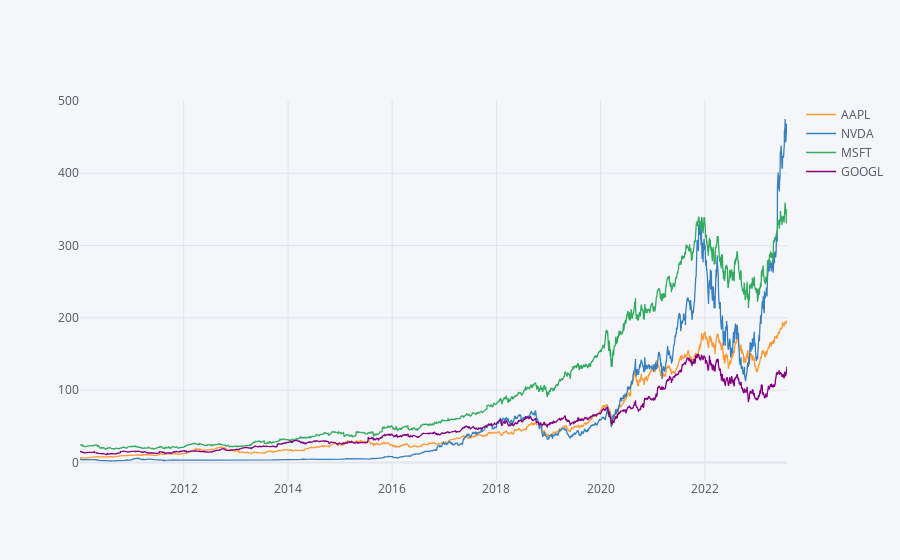

Source (notebook cell):
### Code cell
tech_stocks.xs(key='Close', axis=1, level='Stock Info').iplot()

### Figure 1 — Plotly figure (JSON) as saved in the notebook; plotly's stock layout.template omitted (floating-point values rounded to 4 significant figures; data arrays with more than 128 entries replaced by an {"elided": "..."} marker saying what was removed)
{"data": [{"line": {"color": "rgba(255, 153, 51, 1.0)", "dash": "solid", "shape": "linear", "width": 1.3}, "mode": "lines", "name": "AAPL", "text": "", "type": "scatter", "x": {"elided": "3416 str values"}, "y": {"elided": "3416 float values"}}, {"line": {"color": "rgba(55, 128, 191, 1.0)", "dash": "solid", "shape": "linear", "width": 1.3}, "mode": "lines", "name": "NVDA", "text": "", "type": "scatter", "x": {"elided": "3416 str values"}, "y": {"elided": "3416 float values"}}, {"line": {"color": "rgba(50, 171, 96, 1.0)", "dash": "solid", "shape": "linear", "width": 1.3}, "mode": "lines", "name": "MSFT", "text": "", "type": "scatter", "x": {"elided": "3416 str values"}, "y": {"elided": "3416 float values"}}, {"line": {"color": "rgba(128, 0, 128, 1.0)", "dash": "solid", "shape": "linear", "width": 1.3}, "mode": "lines", "name": "GOOGL", "text": "", "type": "scatter", "x": {"elided": "3416 str values"}, "y": {"elided": "3416 float values"}}], "layout": {"legend": {"bgcolor": "#F5F6F9", "font": {"color": "#4D5663"}}, "paper_bgcolor": "#F5F6F9", "plot_bgcolor": "#F5F6F9", "title": {"font": {"color": "#4D5663"}}, "xaxis": {"gridcolor": "#E1E5ED", "showgrid": true, "tickfont": {"color": "#4D5663"}, "title": {"font": {"color": "#4D5663"}, "text": ""}, "zerolinecolor": "#E1E5ED"}, "yaxis": {"gridcolor": "#E1E5ED", "showgrid": true, "tickfont": {"color": "#4D5663"}, "title": {"font": {"color": "#4D5663"}, "text": ""}, "zerolinecolor": "#E1E5ED"}}}
